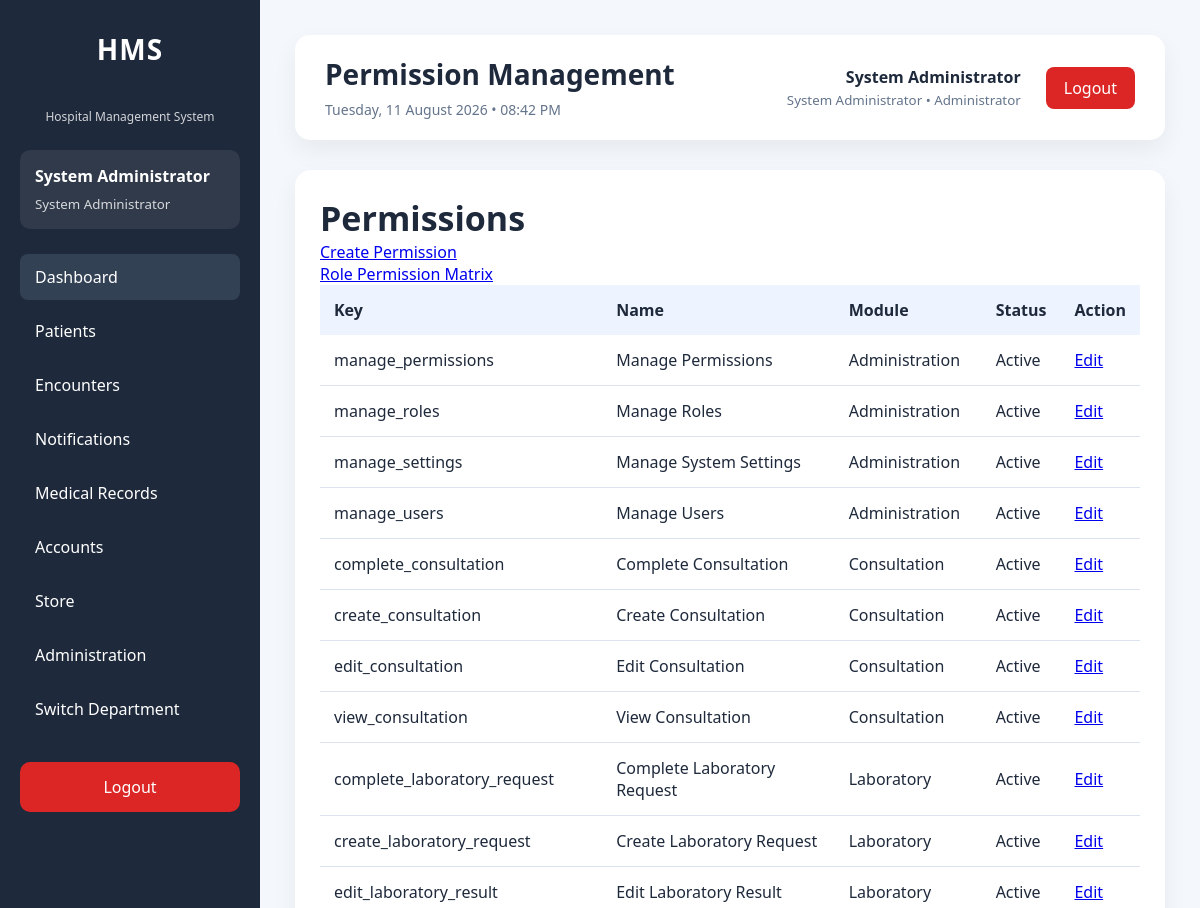
The app's page /modules/administration/permissions/index.php (signed in, upper part), older data.
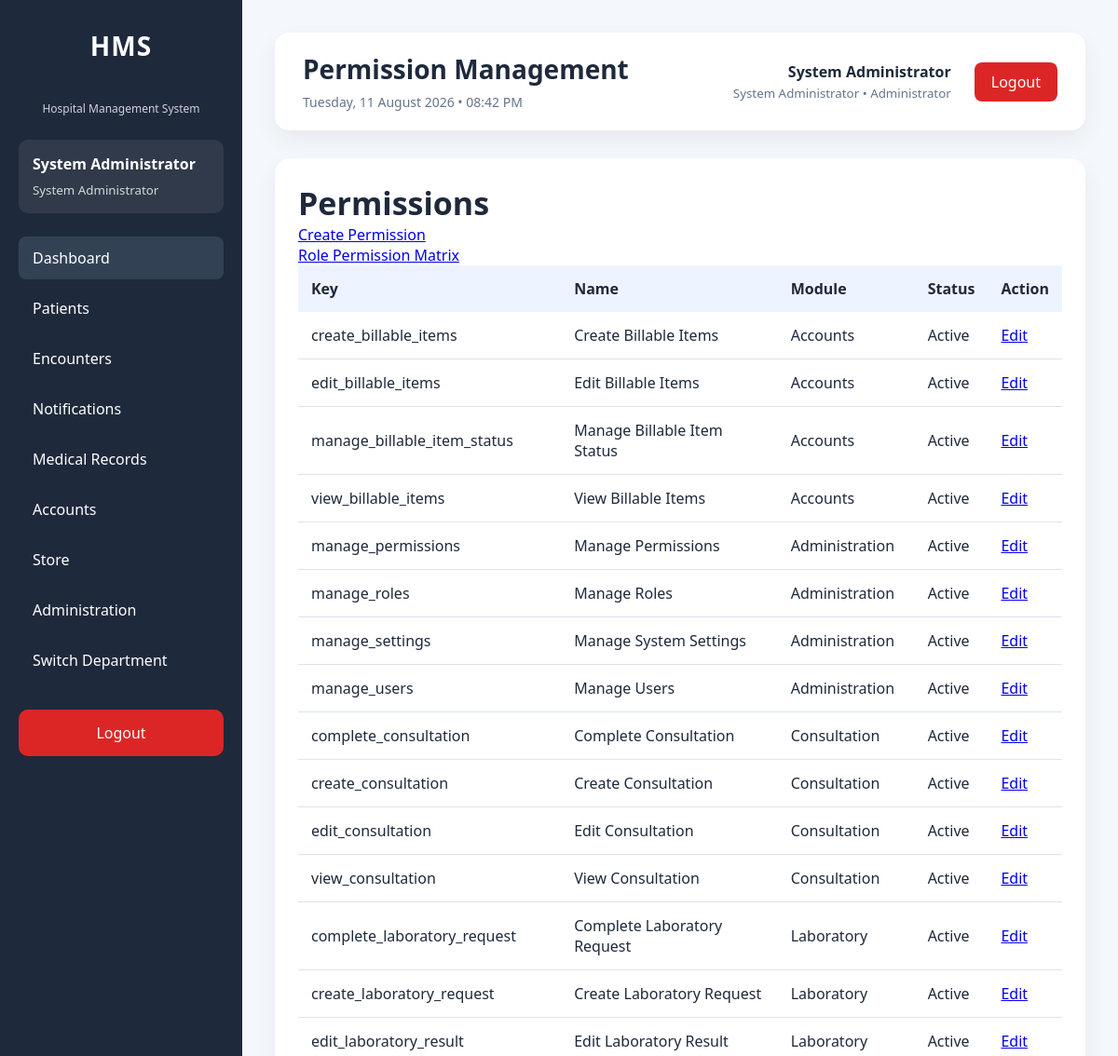
The same page, newer data.
### tables this page shows
CREATE TABLE `permissions` (
  `id` int(11) NOT NULL AUTO_INCREMENT,
  `permission_key` varchar(100) NOT NULL,
  `permission_name` varchar(150) NOT NULL,
  `module` varchar(100) NOT NULL,
  `description` text DEFAULT NULL,
  `is_active` tinyint(1) NOT NULL DEFAULT 1,
  `created_at` timestamp NOT NULL DEFAULT current_timestamp(),
  `updated_at` timestamp NULL DEFAULT NULL ON UPDATE current_timestamp(),
  PRIMARY KEY (`id`),
  UNIQUE KEY `uq_permissions_key` (`permission_key`),
  KEY `idx_permissions_module` (`module`),
  KEY `idx_permissions_active` (`is_active`)
);

### config/app.php (called while the page is built, shortened)
<?php
$configuredEnvironment = strtolower(trim((string)getenv('HMS_APP_ENV')));
$allowedEnvironments = ['development', 'testing', 'production'];
$applicationEnvironment = in_array(
    $configuredEnvironment,
    $allowedEnvironments,
    true
) ? $configuredEnvironment : 'production';
$developmentBypassValue = strtolower(
    trim((string)getenv('HMS_ENABLE_DEV_AUTH_BYPASS'))
);
$developmentAuthBypass = $applicationEnvironment === 'development'
    && in_array(
        $developmentBypassValue,
        ['1', 'true', 'yes', 'on'],
        true
    );
$configuredDocumentStorageRoot = trim(
    (string)getenv('HMS_DOCUMENT_STORAGE_ROOT')
);
$documentStorageRoot = $configuredDocumentStorageRoot !== ''
    ? $configuredDocumentStorageRoot
    : dirname(__DIR__, 3) . DIRECTORY_SEPARATOR . 'hms_secure_documents';
return [
    'app' => [
        'name' => 'Hospital Management System',
        'version' => '1.0.0',
        'timezone' => 'Africa/Lagos',
        'environment' => $applicationEnvironment,
        'development_auth_bypass' => $developmentAuthBypass,
        'base_url' => '/hospital_management_system'
    ],
    'hospital' => [
        'code' => 'HMS',
        'name' => 'Hospital Management System',
        'currency' => '₦'
    ],
    'database' => [
        'host' => 'localhost',
        'name' => 'hospital_management_system',
        'user' => 'root',
        'pass' => ''
    ],
    'security' => [
        'max_failed_login_attempts' => 5,
        'session_timeout_seconds' => 1800
    ],
    'documents' => [
        'storage_root' => $documentStorageRoot,
        'storage_provider' => 'local'
    ]
];

### config/helpers.php (called while the page is built, shortened)
<?php
function e($value): string
{
    return htmlspecialchars(
        (string)$value,
        ENT_QUOTES,
        'UTF-8'
    );
}

### config/auth.php (called while the page is built, shortened)
<?php
$config = require __DIR__ . '/app.php';
require_once __DIR__ . '/../services/SessionService.php';
$sessionService = new SessionService();
$sessionService->requireLogin();
$currentUser = $sessionService->user();

### services/SessionService.php (called while the page is built, shortened)
<?php
class SessionService
{
    private ?PDO $pdo;
    private ?int $resolvedTimeoutSeconds = null;
    public function __construct(?PDO $pdo = null)
    {
        if ($pdo === null) {
            require_once __DIR__ . '/../config/database.php';
            $pdo = $GLOBALS['pdo'] ?? ($pdo ?? null);
        }
        $this->pdo = $pdo;
    }
    public function user(): ?array
    {
        return $_SESSION['user'] ?? null;
    }
    private function sessionTimeoutSeconds(): int
    {
        if ($this->resolvedTimeoutSeconds !== null) {
            return $this->resolvedTimeoutSeconds;
        }
        $config = require __DIR__ . '/../config/app.php';
        $fallback = max(
            60,
            (int)($config['security']['session_timeout_seconds']
                ?? self::SESSION_TIMEOUT_SECONDS)
        );
        try {
            $minutes = (new SettingsService($this->pdo))->getInteger(
                'security.session_timeout_minutes',
                (int)ceil($fallback / 60)
            );
            return $this->resolvedTimeoutSeconds = max(60, $minutes * 60);
        } catch (Throwable $exception) {
            return $this->resolvedTimeoutSeconds = $fallback;
        }
    }
}

### services/PermissionService.php (called while the page is built, shortened)
<?php
class PermissionService
{
    private PDO $pdo;
    public function __construct(PDO $pdo, ?SettingsService $settingsService = null)
    {
        $this->pdo = $pdo;
    }
    public function hasPermission(
        string $permission,
        ?array $user = null
    ): bool {
        $user = $user ?? $this->currentUser();
        if ($this->isAdministrator($user)) {
            return true;
        }
    }
    public function listPermissions(bool $includeInactive = true): array
    {
        $sql = '
            SELECT id, permission_key, permission_name, module,
                   description, is_active, created_at, updated_at
            FROM permissions
        ';
        $sql .= ' ORDER BY module, permission_name';
        try {
            return $this->pdo->query($sql)->fetchAll(PDO::FETCH_ASSOC);
        } catch (Throwable $exception) {
            return [];
        }
    }
    public function canViewBillableItems(?array $user = null): bool
    {
        $user = $user ?? $this->currentUser();
        return $this->isAdministrator($user)
            || $this->hasPermission('view_billable_items', $user);
    }
    public function canViewInventory(?array $user = null): bool
    {
        $user = $user ?? $this->currentUser();
        return $this->isAdministrator($user)
            || $this->hasPermission('view_inventory', $user);
    }
    public function isAdministrator(?array $user = null): bool
    {
        $user = $user ?? $this->currentUser();
        return ($user['role_name'] ?? '') === 'System Administrator';
    }
}

### modules/administration/partials/bootstrap.php (called while the page is built, shortened)
<?php
require_once __DIR__ . '/../../../config/auth.php';
require_once __DIR__ . '/../../../config/database.php';
require_once __DIR__ . '/../../../config/helpers.php';
require_once __DIR__ . '/../../../services/PermissionService.php';
require_once __DIR__ . '/../../../services/UserDepartmentService.php';
$permissionService = new PermissionService($pdo);

### modules/administration/permissions/index.php (the view, shortened to what this page needs)
<?php
require_once __DIR__ . '/../partials/bootstrap.php';
$pageTitle = 'Permission Management';
$permissions = $permissionService->listPermissions();
require_once __DIR__ . '/../../../layouts/header.php';
require_once __DIR__ . '/../../../layouts/sidebar.php';
?>
<main class="content">
    <?php require_once __DIR__ . '/../../../layouts/navbar.php'; ?>
    <section class="card">
        <h2>Permissions</h2>
        <p><a class="btn-primary" href="create.php">Create Permission</a></p>
        <p><a href="matrix.php">Role Permission Matrix</a></p>
        <table>
            <thead><tr><th>Key</th><th>Name</th><th>Module</th><th>Status</th><th>Action</th></tr></thead>
            <tbody><?php foreach ($permissions as $permission): ?>
                <tr>
                    <td><?= e($permission['permission_key']) ?></td>
                    <td><?= e($permission['permission_name']) ?></td>
                    <td><?= e($permission['module']) ?></td>
                    <td><?= !empty($permission['is_active']) ? 'Active' : 'Inactive' ?></td>
                    <td><a href="edit.php?id=<?= (int)$permission['id'] ?>">Edit</a></td>
                </tr>
            <?php endforeach; ?></tbody>
        </table>
    </section>
</main>
<?php require_once __DIR__ . '/../../../layouts/footer.php'; ?>

### layouts/header.php (shortened to what this page needs)
<?php
require_once __DIR__ . '/../config/helpers.php';
$config = require __DIR__ . '/../config/app.php';
$baseUrl = rtrim(
    $config['app']['base_url'],
    '/'
);
?>
<!DOCTYPE html>
<html lang="en">
<head>
    <link
        rel="stylesheet"
        href="<?= e($baseUrl) ?>/assets/css/dashboard.css">
</head>
<body>
<div class="wrapper">

### layouts/sidebar.php (shortened to what this page needs)
<?php
$currentPage = basename($_SERVER['PHP_SELF']);
$canAccessMedicalRecordsSidebar = false;
$departmentNotificationCount = 0;
if ($currentUser && isset($pdo)) {
    require_once __DIR__ . '/../services/PermissionService.php';
    $sidebarPermissionService = new PermissionService($pdo);
    $canAccessMedicalRecordsSidebar = $sidebarPermissionService->hasPermission(
        'view_medical_record',
        $currentUser
    );
    $sidebarDepartmentId = (int)(
        $currentUser['active_department_id']
        ?? $_SESSION['active_department_id']
        ?? $currentUser['department_id']
        ?? 0
    );
    if ($sidebarDepartmentId > 0) {
        $departmentNotificationCount = (new DepartmentNotificationService($pdo))->getUnreadCount($sidebarDepartmentId);
    }
}
?>
<aside class="sidebar">
    <div class="sidebar-header">
        <h2>HMS</h2>
        <p>Hospital Management System</p>
    </div>
    <?php if ($currentUser): ?>
        <div class="sidebar-user">
            <strong>
                <?= e($currentUser['first_name']) ?>
                <?= e($currentUser['last_name']) ?>
            </strong>
            <small>
                <?= e($currentUser['role_name']) ?>
            </small>
        </div>
    <?php endif; ?>
    <nav class="sidebar-nav">
        <ul>
            <li>
                <a
                    href="<?= e($baseUrl) ?>/dashboard/index.php"
                    class="<?= $currentPage === 'index.php' ? 'active' : '' ?>">
                    Dashboard
                </a>
            </li>
            <li>
                <a href="<?= e($baseUrl) ?>/modules/patients/search.php">
                    Patients
                </a>
            </li>
            <li>
                <a href="<?= e($baseUrl) ?>/modules/patients/search.php">
                    Encounters
                </a>
            </li>
            <li>
                <a href="<?= e($baseUrl) ?>/modules/department_notifications/index.php">
                    Notifications<?= $departmentNotificationCount > 0 ? ' (' . (int)$departmentNotificationCount . ')' : '' ?>
                </a>
            </li>
            <?php if ($canAccessMedicalRecordsSidebar): ?>
                <li>
                    <a href="<?= e($baseUrl) ?>/modules/medical_records/index.php">
                        Medical Records
                    </a>
                </li>
            <?php endif; ?>
            <?php if ($currentUser && $sidebarPermissionService->canViewBillableItems($currentUser)): ?>
                <li>
                    <a href="<?= e($baseUrl) ?>/modules/accounts/index.php">
                        Accounts
                    </a>
                </li>
            <?php endif; ?>
            <?php if ($currentUser && $sidebarPermissionService->canViewInventory($currentUser)): ?>
                <li>
                    <a href="<?= e($baseUrl) ?>/modules/store/index.php">
                        Store
                    </a>
                </li>
            <?php endif; ?>
            <?php if (($currentUser['role_name'] ?? '') === 'System Administrator'): ?>
                <li>
                    <a href="<?= e($baseUrl) ?>/modules/administration/dashboard/index.php">
                        Administration
                    </a>
                </li>
            <?php endif; ?>
            <li>
                <a href="<?= e($baseUrl) ?>/modules/administration/department_switch.php">
                    Switch Department
                </a>
            </li>
        </ul>
    </nav>
    <div class="sidebar-footer">
        <a
            href="<?= e($baseUrl) ?>/authentication/logout.php"
            class="logout-btn">
            Logout
        </a>
    </div>
</aside>
<div class="main-container">

### layouts/navbar.php (shortened to what this page needs)
<?php
$currentDateTime = date('l, d F Y • h:i A');
$currentUser ??= [];
?>
<header class="navbar">
    <div class="navbar-left">
        <h1>
            <?= e($pageTitle ?? 'Hospital Management System') ?>
        </h1>
        <span>
            <?= e($currentDateTime) ?>
        </span>
    </div>
    <div class="navbar-right">
        <div class="navbar-user">
            <div class="user-details">
                <strong>
                    <?= e($currentUser['first_name'] ?? '') ?>
                    <?= e($currentUser['last_name'] ?? '') ?>
                </strong>
                <small>
                    <?= e($currentUser['role_name'] ?? '') ?>
                    •
                    <?= e($currentUser['active_department_name'] ?? $currentUser['department_name'] ?? '') ?>
                </small>
            </div>
        </div>
        <div class="navbar-actions">
            <a
                href="../authentication/logout.php"
                class="logout-link">
                Logout
            </a>
        </div>
    </div>
</header>

### layouts/footer.php (shortened to what this page needs)
<?php
$config = require __DIR__ . '/../config/app.php';
?>
</div>
</div>
</body>
</html>

### assets/css/dashboard.css (style rules this page uses)
* { margin:0; padding:0; box-sizing:border-box; }
:root { --primary:#2563eb; --primary-dark:#1d4ed8; --success:#16a34a; --warning:#f59e0b; --danger:#dc2626; --sidebar:#1e293b; --sidebar-hover:#334155; --background:#f4f7fb; --white:#ffffff; --border:#dbe4ee; --text:#1e293b; --text-light:#64748b; --shadow:0 10px 25px rgba(0,0,0,.06); }
body { font-family: "Segoe UI", Tahoma, Geneva, Verdana, Arial, sans-serif; background:var(--background); color:var(--text); }
.wrapper { display:flex; min-height:100vh; }
.sidebar { width:260px; background:var(--sidebar); color:#fff; padding:30px 20px; }
.sidebar h2 { text-align:center; margin-bottom:40px; font-size:28px; letter-spacing:1px; }
.sidebar ul { list-style:none; }
.sidebar li { margin-bottom:10px; }
.sidebar a { display:block; text-decoration:none; color:#fff; padding:14px 16px; border-radius:10px; transition:.3s; }
.content { flex:1; padding:35px; }
.card { background:var(--white); border-radius:16px; padding:25px; box-shadow:var(--shadow); }
.card h2 { font-size:34px; }
table { width:100%; border-collapse:collapse; }
table th { background:#eef4ff; padding:14px; text-align:left; }
table td { padding:14px; border-bottom:1px solid var(--border); }
.sidebar-header { text-align:center; margin-bottom:25px; }
.sidebar-header p { font-size:12px; opacity:.8; }
.sidebar-user { background:rgba(255,255,255,.08); padding:15px; border-radius:10px; margin-bottom:25px; }
.sidebar-user strong { display:block; margin-bottom:5px; }
.sidebar-user small { opacity:.8; }
.sidebar-nav ul { list-style:none; }
.sidebar-nav li { margin-bottom:8px; }
.sidebar-nav a { display:block; color:#fff; text-decoration:none; padding:12px 15px; border-radius:8px; transition:.3s; }
.sidebar-nav a:hover, .sidebar-nav a.active { background:var(--sidebar-hover); }
.sidebar-footer { margin-top:30px; }
.logout-btn { display:block; text-align:center; text-decoration:none; color:#fff; background:#dc2626; padding:12px; border-radius:8px; transition:.3s; }
.navbar { display:flex; justify-content:space-between; align-items:center; background:#ffffff; padding:20px 30px; border-radius:15px; margin-bottom:30px; box-shadow:var(--shadow); }
.navbar-left h1 { font-size:28px; margin-bottom:5px; }
.navbar-left span { color:var(--text-light); font-size:14px; }
.navbar-right { display:flex; align-items:center; gap:25px; }
.user-details { text-align:right; }
.user-details strong { display:block; }
.user-details small { color:var(--text-light); }
.logout-link { text-decoration:none; color:#ffffff; background:#dc2626; padding:10px 18px; border-radius:8px; transition:.3s; }
.main-container { flex:1; display:flex; flex-direction:column; min-height:100vh; }

Row changes from the older to the newer data that the page shows:
added permissions: permission_key "create_billable_items", permission_name "Create Billable Items", module "Accounts", is_active "Active"
added permissions: permission_key "edit_billable_items", permission_name "Edit Billable Items", module "Accounts", is_active "Active"
added permissions: permission_key "manage_billable_item_status", permission_name "Manage Billable Item Status", module "Accounts", is_active "Active"
added permissions: permission_key "view_billable_items", permission_name "View Billable Items", module "Accounts", is_active "Active"
